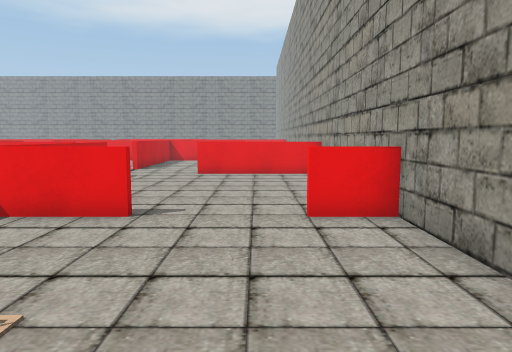
view 1 (above)

21 first-person views from a walk through a 3-D level made in the Unity game engine. The camera is 1.4 m above the floor, tilts 6° down and sees 70° across. The floor is counted in squares, 1 m on a side. Each view is taken from the middle of a square. On the plan, view 1 faces up. The plan holds only what a view shows up to about 16 squares ahead; the rest is blank. The place goes on beyond the plan. The player is left out. Some surface patterns are stand-ins.

view 2
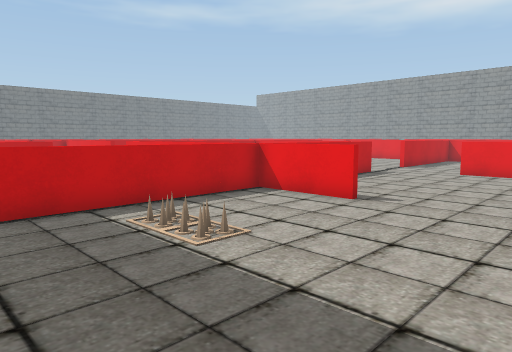

view 3
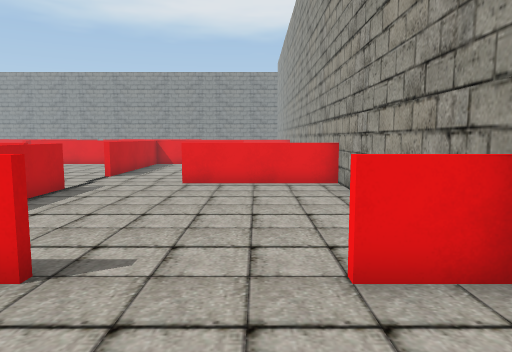

view 4
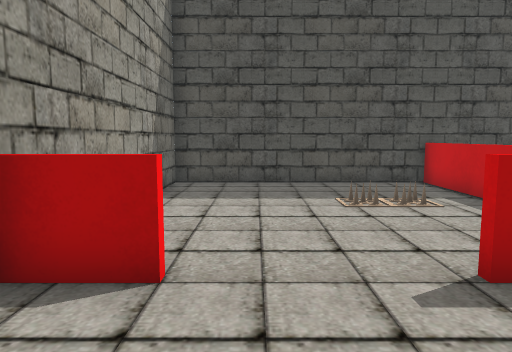

view 5
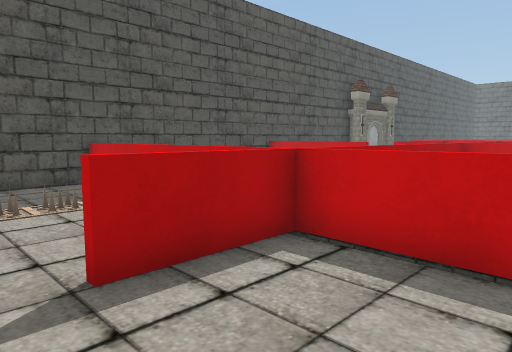

view 6
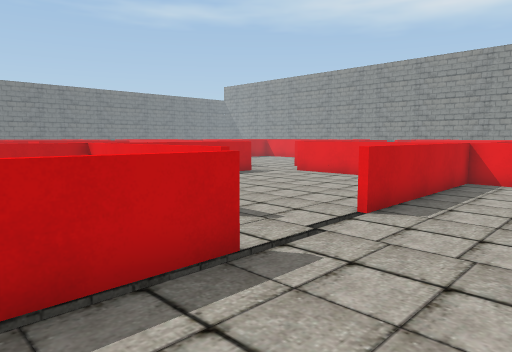

view 7
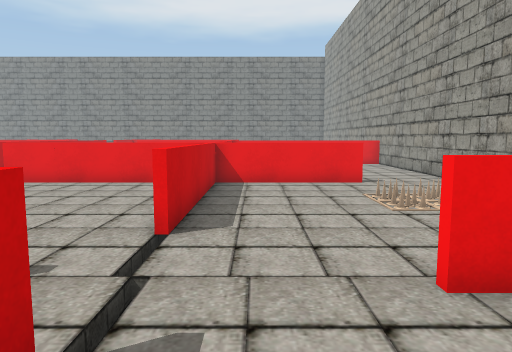

view 8
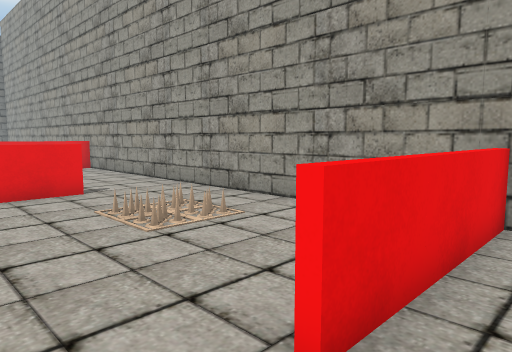

view 9
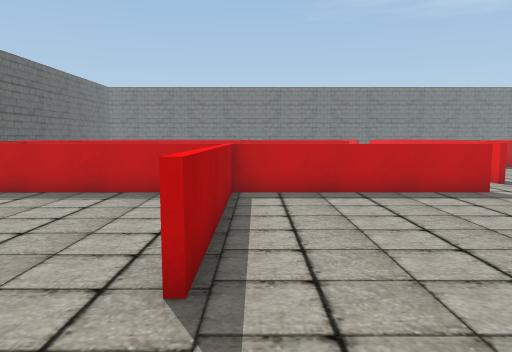

view 10
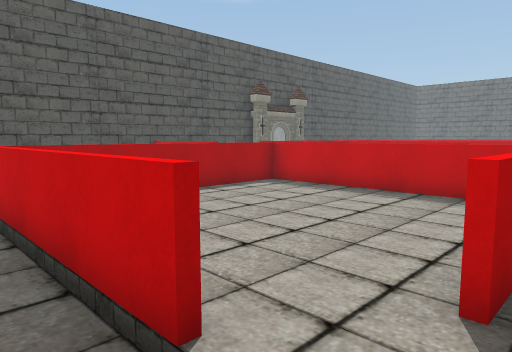

view 11
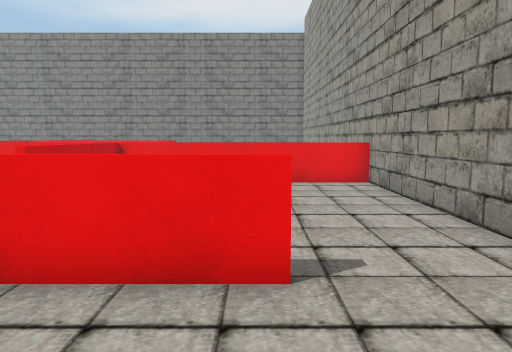

view 12
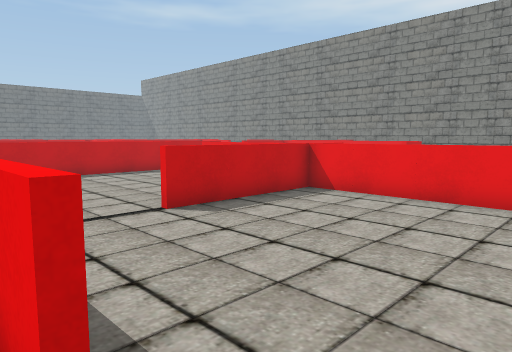

view 13
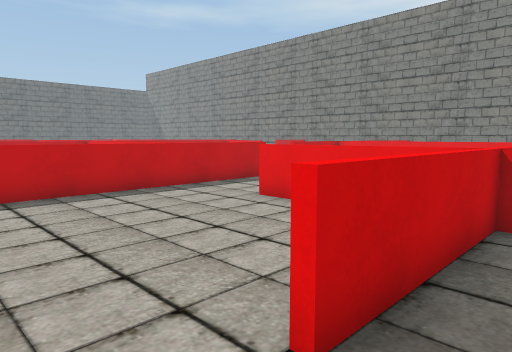

view 14
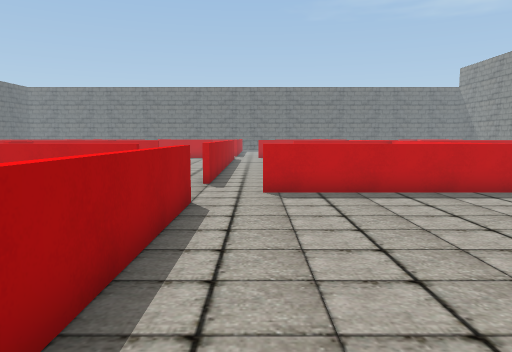

view 15
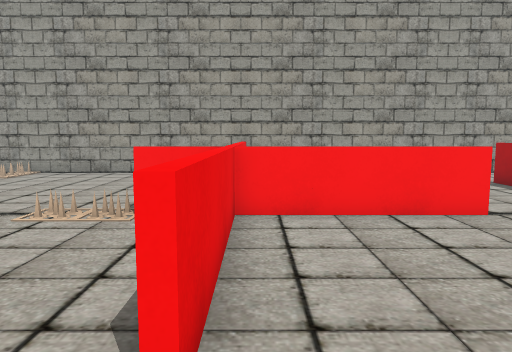

view 16
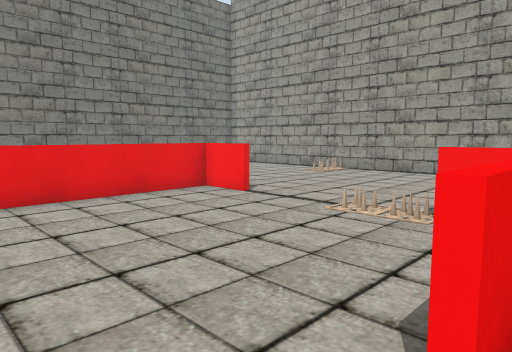

view 17
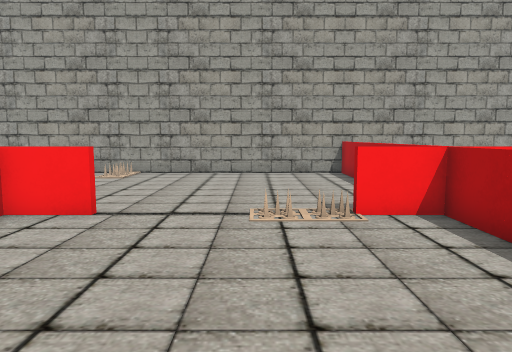

view 18
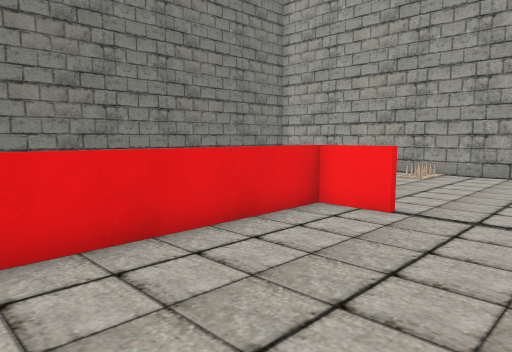

view 19
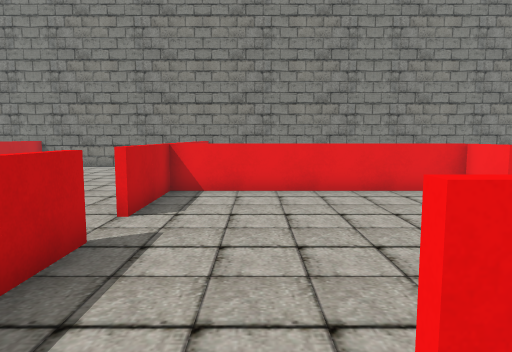

view 20
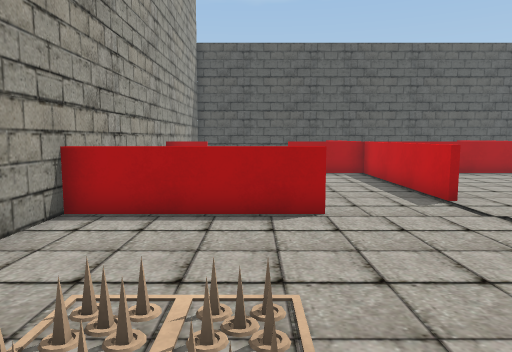

view 21
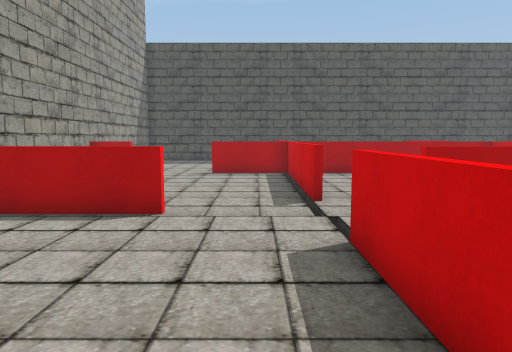

### Floor plan
Ten units are one square. View 1 is at (0, 0); x grows to the right and y downward. Boxes are objects, and circles mark ways between rooms. Rooms are numbered by the first view taken in them; rooms with no view inside come last. Other rooms are left out.
<svg viewBox="-138 -400 169 420">
<path fill="none" stroke="#000" d="M-22 -64 -53 -64 -53 15M9 -66 26 -66M26 -64 9 -64M-53 -130 -53 -66 -22 -66M-50 14 25 14 25 -141M26 -142 -24 -142M-6 -224 -53 -224 -53 -161M-15 -226 -6 -226M-24 -144 26 -144M25 -141 25 -310M26 -304 -55 -304M-53 -306 -53 -258M-55 -258 -55 -306M-55 -304 -104 -304M-119 -226 -59 -226M-133 -305 -133 -241M-55 -369 -55 -386 -133 -386 -133 -354M-53 -385 -53 -370M-55 -306 -55 -322M-72 -306 -55 -306 26 -306M-133 -339 -133 -305M25 -310 25 -395M-133 -210 -133 -144 -70 -144M-56 -224 -119 -224M-70 -142 -133 -142 -133 -66 -53 -66"/>
<circle cx="-35" cy="-140" r="3" fill="#2a7"/>
<circle cx="-50" cy="-130" r="3" fill="#2a7"/>
<circle cx="-50" cy="-245" r="3" fill="#2a7"/>
<circle cx="-50" cy="-145" r="3" fill="#2a7"/>
<circle cx="-115" cy="-310" r="3" fill="#2a7"/>
<circle cx="-65" cy="-125" r="3" fill="#2a7"/>
<text x="-10" y="-60">1</text>
<text x="-10" y="-220">2</text>
<text x="-90" y="-270">3</text>
<text x="-50" y="-350">4</text>
<text x="-90" y="-180">5</text>
<text x="-90" y="-100">6</text>
</svg>
Room 1 opens to room 2. Room 1 opens to room 5. Room 2 opens to room 3. Room 2 opens to room 5. Room 3 opens to room 4. Room 5 opens to room 6.

Where each view was taken, in squares from view 1:
view 1: 0 up, 0 right, facing up
view 2: 1 down, 2 right, facing up-left
view 3: 3 up, 0 right, facing up
view 4: 10 up, 0 right, facing down
view 5: 10 up, 1 left, facing down-left
view 6: 10 up, 2 left, facing up-left
view 7: 11 up, 4 left, facing up
view 8: 13 up, 4 left, facing up-right
view 9: 15 up, 4 left, facing left
view 10: 15 up, 4 left, facing down-left
view 11: 19 up, 1 left, facing up
view 12: 22 up, 1 right, facing up-left
view 13: 24 up, 4 left, facing up-left
view 14: 24 up, 4 left, facing left
view 15: 30 up, 12 left, facing right
view 16: 30 up, 12 left, facing up-right
view 17: 34 up, 12 left, facing right
view 18: 34 up, 12 left, facing up-right
view 19: 29 up, 11 left, facing up
view 20: 21 up, 1 left, facing down
view 21: 21 up, 4 left, facing down
